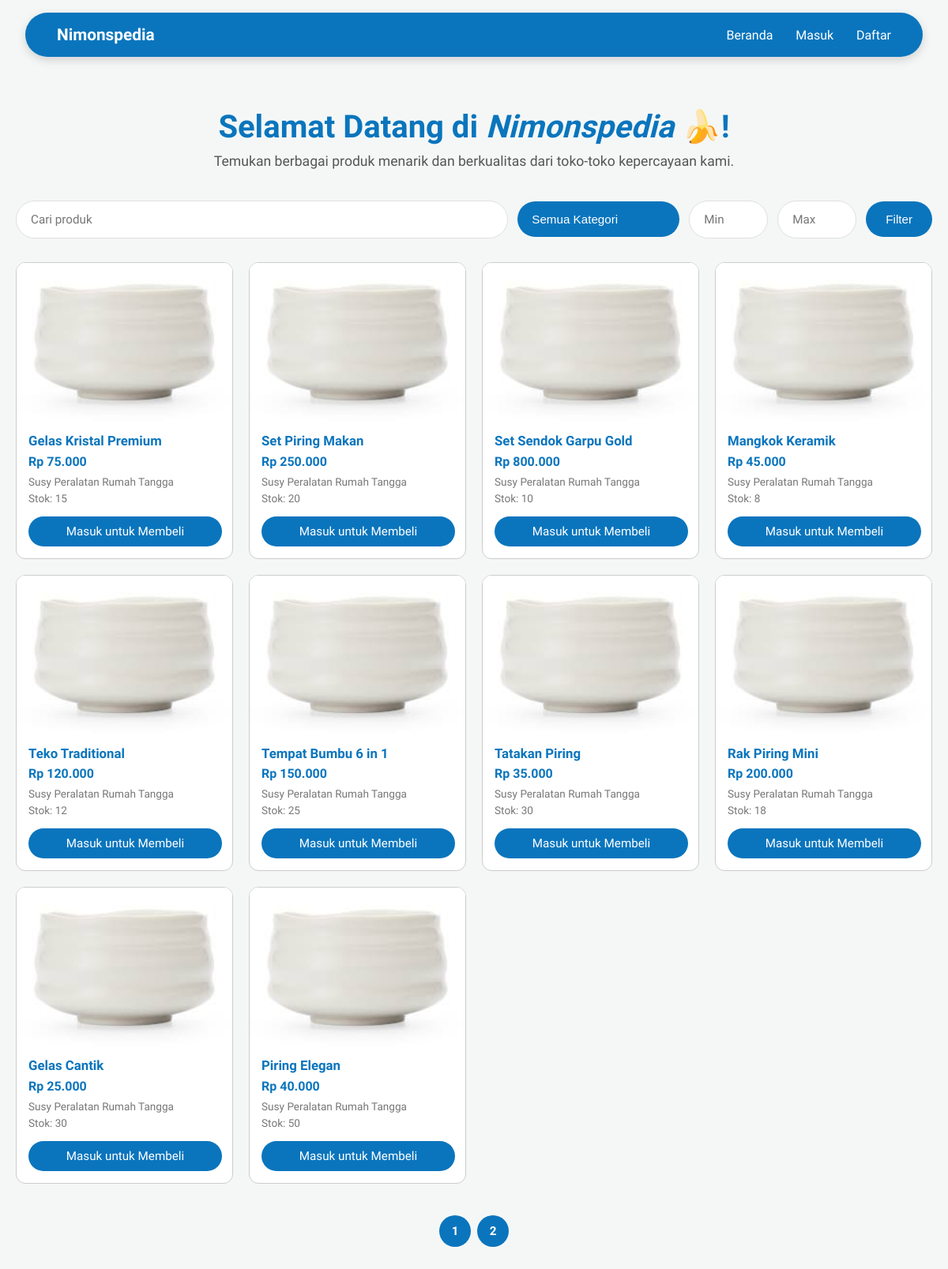
The page /php/src/public/index.php on the database its author committed.
### tables this page shows
CREATE TABLE IF NOT EXISTS products (
    product_id INT AUTO_INCREMENT PRIMARY KEY,
    store_id INT NOT NULL,
    product_name VARCHAR(255) NOT NULL,
    description TEXT,
    price INT NOT NULL,
    stock INT DEFAULT 0,
    main_image_path VARCHAR(255),
    created_at DATETIME DEFAULT CURRENT_TIMESTAMP,
    updated_at DATETIME DEFAULT CURRENT_TIMESTAMP ON UPDATE CURRENT_TIMESTAMP,
    deleted_at DATETIME DEFAULT NULL,
    FOREIGN KEY (store_id) REFERENCES stores(store_id)
);

CREATE TABLE IF NOT EXISTS stores (
    store_id INT AUTO_INCREMENT PRIMARY KEY,
    user_id INT NOT NULL UNIQUE,
    store_name VARCHAR(255) NOT NULL UNIQUE,
    store_description TEXT,
    store_logo_path VARCHAR(255),
    balance INT DEFAULT 0,
    created_at DATETIME DEFAULT CURRENT_TIMESTAMP,
    updated_at DATETIME DEFAULT CURRENT_TIMESTAMP ON UPDATE CURRENT_TIMESTAMP,
    FOREIGN KEY (user_id) REFERENCES users(user_id)
);

### php/src/app/controllers/buyerController.php (called while the page is built, shortened)
<?php
require_once(__DIR__ . '/../models/product.php');
require_once(__DIR__ . '/../utils/imageHandler.php');
class BuyerController {
    private $conn;
    public function __construct($db) {
        $this->conn = $db;
    }
    public function getDashboardData($buyerId, $filters = [], $page = 1, $perPage = 12) {
        $productModel = new Product($this->conn);
        $userModel = new User($this->conn);
        $data = $productModel->getFilteredProducts($filters, $page, $perPage);
        $rawProducts = $data['products'] ?? [];
        $products = [];
        if ($rawProducts instanceof \mysqli_result) {
            while ($row = $rawProducts->fetch_assoc()) {
                $row['main_image_path'] = ImageHandler::ensureImagePath(
                    $row['main_image_path'] ?? '',
                    '/assets/images/default.png'
                );
                $products[] = $row;
            }
        }
        return [
            'user'       => $buyerId ? $userModel->findById($buyerId) : null,
            'products'   => $products,
            'totalPages' => $data['totalPages'] ?? 1,
            'categories' => $productModel->getAllCategories()
        ];
    }
}

### php/src/app/models/product.php (called while the page is built, shortened)
<?php
class Product {
    private $conn;
    public function __construct($conn) {
        $this->conn = $conn;
    }
    public function getFilteredProducts(array $filters = [], int $page = 1, int $perPage = 12): array {
        $where = ["p.deleted_at IS NULL"];
        $join = "INNER JOIN stores s ON p.store_id = s.store_id";
        $whereSQL = implode(' AND ', $where);
        $sql = "SELECT p.*, s.store_name, s.store_logo_path
                FROM products p
                $join
                WHERE $whereSQL
                ORDER BY p.created_at DESC";
        $result = paginate($this->conn, $sql, $perPage, $page);
        $totalPages = getTotalPages($this->conn, "($sql) AS sub", $perPage);
        return [
            'products' => $result,
            'totalPages' => $totalPages
        ];
    }
    public function getAllCategories(): array {
        $catRes = $this->conn->query("SELECT * FROM categories ORDER BY name ASC");
        $categories = [];
        while ($row = $catRes->fetch_assoc()) {
            $categories[] = $row['name'];
        }
        return $categories;
    }
}

### php/src/app/utils/pagination.php (called while the page is built)
<?php
function paginate($conn, $query, $perPage = 10, $page = 1) {
    $offset = ($page - 1) * $perPage;
    $result = $conn->query("$query LIMIT $offset, $perPage");
    return $result;
}
function getTotalPages($conn, $table, $perPage = 10) {
    $res = $conn->query("SELECT COUNT(*) as total FROM $table");
    $row = $res->fetch_assoc();
    return ceil($row['total'] / $perPage);
}
?>

### php/src/app/utils/imageHandler.php (called while the page is built, shortened)
<?php
class ImageHandler {
    public static function ensureImagePath(?string $path, string $default = '/assets/images/default.png'): string {
        $absPath = $_SERVER['DOCUMENT_ROOT'] . $path;
        return file_exists($absPath) ? $path : $default;
    }
}

### php/src/public/index.php (the view, shortened to what this page needs)
<?php
require_once(__DIR__ . '/../app/config/db.php');
require_once(__DIR__ . '/../app/utils/pagination.php');
require_once(__DIR__ . '/../app/models/product.php');
require_once(__DIR__ . '/../app/controllers/buyerController.php');
$role = $_SESSION['role'] ?? 'GUEST';
$buyerId = ($role === 'BUYER') ? ($_SESSION['user_id'] ?? null) : null;
$controller = new BuyerController($conn);
$filters = [
  'category' => $_GET['category'] ?? '',
  'search' => $_GET['search'] ?? '',
  'min_price' => $_GET['min_price'] ?? '',
  'max_price' => $_GET['max_price'] ?? ''
];
$page = isset($_GET['page']) ? max((int)$_GET['page'], 1) : 1;
$perPage = 10;
$data = $controller->getDashboardData($buyerId, $filters, $page, $perPage);
$products = $data['products'];
$totalPages = $data['totalPages'];
?>
<!DOCTYPE html>
<html lang="id">
  <head>
  <link rel="stylesheet" href="/assets/css/buyerDashboard.css">
  <link rel="stylesheet" href="/assets/css/pagination.css">
  <link rel="stylesheet" href="/assets/css/productCard.css">
  <link rel="stylesheet" href="/assets/css/filter.css">
  </head>
  <body>
  <?php include_once(__DIR__ . '/../app/components/navbar.php'); ?>
    <div class="container">
      <div class="welcome-header">
        <h1>
          <?php if ($role === 'BUYER'): ?>
            Cari Produk di <i>Nimonspedia</i>!
          <?php else: ?>
            Selamat Datang di <i>Nimonspedia</i> 🍌!
          <?php endif; ?>
        </h1>
        <p>
          <?php if ($role === 'BUYER'): ?>
            Temukan berbagai produk menarik dan berkualitas dari penjual terpercaya.
          <?php else: ?>
            Temukan berbagai produk menarik dan berkualitas dari toko-toko kepercayaan kami.
          <?php endif; ?>
        </p>
      </div>
      <div class="filters">
        <input type="text" id="search" placeholder="Cari produk" value="<?= htmlspecialchars($_GET['search'] ?? '') ?>">
        <select id="category">
          <option value="">Semua Kategori</option>
        </select>
        <input type="number" id="min_price" placeholder="Min" value="<?= htmlspecialchars($_GET['min_price'] ?? '') ?>">
        <input type="number" id="max_price" placeholder="Max" value="<?= htmlspecialchars($_GET['max_price'] ?? '') ?>">
        <button id="filter-btn">Filter</button>
      </div>
      <div class="product-grid" id="product-grid">
      <?php if (empty($products)): ?>
        <p class="empty-state">Produk tidak ditemukan.</p>
      <?php else: ?>
        <?php foreach ($products as $p):
          $outOfStock = $p['stock'] == 0;
        ?>
        <div class="product-card <?= $outOfStock ? 'out-of-stock' : '' ?>">
            <a href="/buyer/product.php?id=<?= (int)$p['product_id'] ?>" class="card-image-link">
              <img loading="lazy"
                  src="<?= htmlspecialchars($p['main_image_path']) ?>"
                  alt="<?= htmlspecialchars($p['product_name']) ?>">
            </a>
            <div class="card-content">
              <h3><a href="/buyer/product.php?id=<?= (int)$p['product_id'] ?>">
                <?= htmlspecialchars($p['product_name']) ?>
              </a></h3>
              <p class="price">Rp <?= number_format($p['price'], 0, ',', '.') ?></p>
              <p class="seller-name">
                <a href="/store/detail.php?id=<?= (int)$p['store_id'] ?>">
                  <?= htmlspecialchars($p['store_name'] ?? 'Toko Tidak Diketahui') ?>
                </a>
              </p>
              <p class="stock-info">
                  <?= $outOfStock ? 'Stok Habis' : 'Stok: ' . htmlspecialchars($p['stock']) ?>
              </p>
              <?php if ($role === 'BUYER' && !$outOfStock): ?>
                <form action="/buyer/cart.php?action=add" method="POST">
                  <input type="hidden" name="product_id" value="<?= $p['product_id'] ?>">
                  <button type="submit" class="btn">Tambah ke Keranjang</button>
                </form>
              <?php elseif ($outOfStock): ?>
                <span class="stock-label">Stok Habis</span>
              <?php else: ?>
                <a href="/authentication/login.php" class="btn btn-secondary">Masuk untuk Membeli</a>
              <?php endif; ?>
            </div>
        </div>
        <?php endforeach; ?>
      <?php endif; ?>
      </div>
      <div class="pagination">
        <?php for ($i = 1; $i <= $totalPages; $i++): ?>
          <a href="?<?= http_build_query(array_merge($_GET, ['page'=>$i])) ?>" class="<?= $i == $page ? 'active' : '' ?>"><?= $i ?></a>
        <?php endfor; ?>
      </div>
    </div>
  </body>
</html>

### php/src/app/components/navbar.php (shortened to what this page needs)
<?php
$role = $_SESSION['role'] ?? null;
?>
<link rel="stylesheet" href="/assets/css/navbar.css">
<nav>
    <div class="nav-left">
    <?php if ($role === 'SELLER'): ?>
    <a href="/seller/dashboard.php">Nimonspedia</a>
    <?php else: ?>
    <a href="/index.php">Nimonspedia</a>
    <?php endif; ?>
    </div>
    <div class="nav-right">
        <?php if (!$role): ?>
            <a href="/index.php">Beranda</a>
            <a href="/authentication/login.php">Masuk</a>
            <a href="/authentication/register_role.php">Daftar</a>
        <?php endif; ?>
    </div>
</nav>

### php/src/public/assets/css/buyerDashboard.css (style rules this page uses)
body { font-family: 'Plus Jakarta Sans', sans-serif; background-color: #FFFFFF; margin: 0; padding: 0; padding-top: 90px; }
.container { max-width: 1300px; margin: 0 auto; padding: 20px; }
.welcome-header { text-align: center; margin: 20px 0 40px 0; }
.welcome-header h1 { font-size: 2.5rem; font-weight: 700; color: #0A75BD; margin-bottom: 10px; }
.welcome-header p { font-size: 1.1rem; color: #555; margin: 0; }
.product-grid { display: grid; grid-template-columns: repeat(auto-fill, minmax(220px, 1fr)); gap: 20px; }
.card-content { padding: 15px; text-align: left; flex-grow: 1; display: flex; flex-direction: column; }

### php/src/public/assets/css/pagination.css (style rules this page uses)
.pagination { text-align: center; margin: 40px 0 20px 0; display: flex; justify-content: center; gap: 8px; }
.pagination a { width: 40px; height: 40px; line-height: 40px; border-radius: 50%; text-decoration: none; background: #0A75BD; color: white; font-weight: 600; font-size: 0.95rem; transition: all 0.2s; display: inline-flex; align-items: center; justify-content: center; margin: 0; padding: 0; }

### php/src/public/assets/css/productCard.css (style rules this page uses)
.product-card { background: white; border-radius: 12px; border: 0.5px solid #ccc; overflow: hidden; display: flex; flex-direction: column; transition: box-shadow 0.2s; }
.product-card a { text-decoration: none; color: inherit; }
.product-card .card-image-link { display: block; background-color: #f9f9f9; }
.product-card img { width: 100%; height: 200px; object-fit: cover; display: block; }
.product-card h3 { font-size: 1.05rem; font-weight: 600; margin: 0 0 5px 0; line-height: 1.3; color: #0A75BD; }
.product-card h3 a { color: #0A75BD; }
.product-card .price { font-size: 1rem; font-weight: 700; color: #0A75BD; margin: 0 0 8px 0; }
.product-card .seller-name, .product-card .stock-info { font-size: 0.85rem; color: #777; margin: 0 0 5px 0; }
.product-card .stock-info { margin-bottom: 15px; }
.product-card button, .product-card a.btn { background-color: #0A75BD; color: white; border: none; padding: 10px 1px; border-radius: 20px; cursor: pointer; text-decoration: none; width: 100%; font-size: 0.95rem; font-weight: 300; text-align: center; margin-top: auto; transition: background-color 0.2s; }
.product-card a.btn-secondary { background-color: #0A75BD; color: white; }

### php/src/public/assets/css/filter.css (style rules this page uses)
.filters { display: flex; flex-wrap: wrap; gap: 12px; margin-bottom: 30px; align-items: center; }
.filters input[type="text"] { flex-grow: 1; }
.filters input { padding: 14px 18px; border-radius: 30px; border: 1px solid #e0e0e0; font-family: 'Plus Jakarta Sans', sans-serif; font-size: 0.95rem; box-sizing: border-box; }
.filters input[type="number"] { width: 100px; }
.filters select { padding: 14px 18px; border-radius: 30px; background-color: #0A75BD; color: white; border: none; cursor: pointer; font-size: 0.95rem; -webkit-appearance: none; -moz-appearance: none; appearance: none; padding-right: 40px; }
.filters button { background-color: #0A75BD; color: white; border: none; cursor: pointer; padding: 14px 25px; border-radius: 30px; font-size: 0.95rem; transition: background-color 0.2s; }

### php/src/public/assets/css/navbar.css (style rules this page uses)
body { margin: 0; padding-top: 90px; background-color: #f4f7f6; }
nav { background-color: #0A75BD; border-radius: 999px; color: white; display: flex; justify-content: space-between; align-items: center; padding: 1rem 2.5rem; font-family: 'Plus Jakarta Sans', sans-serif; box-sizing: border-box; position: fixed; top: 1rem; left: 2rem; right: 2rem; z-index: 1000; box-shadow: 0 4px 12px rgba(0, 0, 0, 0.15); transition: all 0.3s ease; }
.nav-left a { color: white; text-decoration: none; font-weight: bold; margin-right: 25px; font-size: 1.3rem; transition: color 0.2s; }
.nav-right { display: flex; align-items: center; gap: 1.8rem; flex-wrap: nowrap; }
.nav-right a, .dropdown-toggle { color: white; text-decoration: none; font-size: 1rem; transition: color 0.2s; background: none; border: none; cursor: pointer; display: flex; align-items: center; }

### rows shown on the page
products: product_name "Gelas Kristal Premium", price "75.000", store.store_name "Susy Peralatan Rumah Tangga", stock "15", shows "Masuk untuk Membeli"
products: product_name "Set Piring Makan", price "250.000", store.store_name "Susy Peralatan Rumah Tangga", stock "20", shows "Masuk untuk Membeli"
products: product_name "Set Sendok Garpu Gold", price "800.000", store.store_name "Susy Peralatan Rumah Tangga", stock "10", shows "Masuk untuk Membeli"
products: product_name "Mangkok Keramik", price "45.000", store.store_name "Susy Peralatan Rumah Tangga", stock "8", shows "Masuk untuk Membeli"
products: product_name "Teko Traditional", price "120.000", store.store_name "Susy Peralatan Rumah Tangga", stock "12", shows "Masuk untuk Membeli"
products: product_name "Tempat Bumbu 6 in 1", price "150.000", store.store_name "Susy Peralatan Rumah Tangga", stock "25", shows "Masuk untuk Membeli"
products: product_name "Tatakan Piring", price "35.000", store.store_name "Susy Peralatan Rumah Tangga", stock "30", shows "Masuk untuk Membeli"
products: product_name "Rak Piring Mini", price "200.000", store.store_name "Susy Peralatan Rumah Tangga", stock "18", shows "Masuk untuk Membeli"
products: product_name "Gelas Cantik", price "25.000", store.store_name "Susy Peralatan Rumah Tangga", stock "30", shows "Masuk untuk Membeli"
products: product_name "Piring Elegan", price "40.000", store.store_name "Susy Peralatan Rumah Tangga", stock "50", shows "Masuk untuk Membeli"
